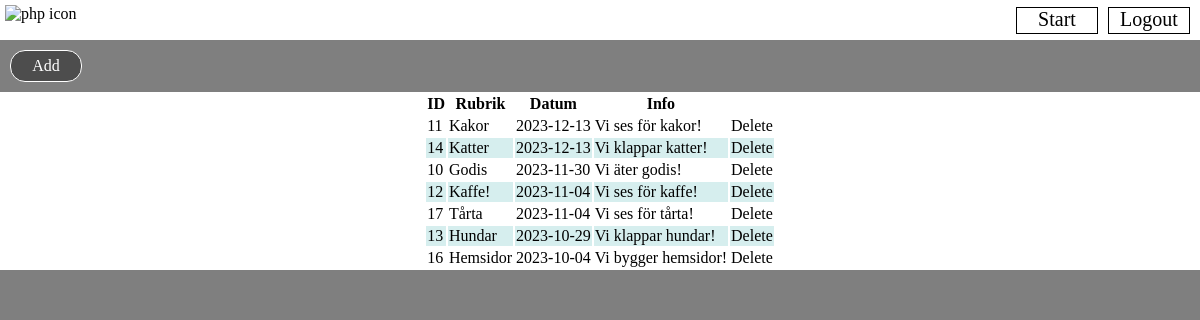
The page / (signed in) on the database its author committed.
### tables this page shows
CREATE TABLE "aktiviteter" (
	"id"	INTEGER UNIQUE,
	"rubrik"	TEXT,
	"datum"	INTEGER,
	"info"	TEXT,
	PRIMARY KEY("id" AUTOINCREMENT)
);

### index.php (the view, shortened to what this page needs)
<!DOCTYPE html>
<html lang="en">
<head>
    <link rel="stylesheet" href="./style.css" type="text/css">
</head>
<body>
<div class="navbar">
    <img src="https://upload.wikimedia.org/wikipedia/commons/e/ec/Community_2009_logo.svg" alt="php icon">
    <div class="menuLinks">
        <?php
            echo "<a href='start.php'>Start</a>";
            if (isset($_SESSION["login"]) == "true"){
                echo "<a href='logout.php'>Logout</a>";
            } else {
                echo "<a href='login.php'>Login</a>";
            }
        ?>
    </div>
</div>
<?php
	if (isset($_SESSION["login"]) == "true"){
			echo "
			<div class='button' style='border: 1px solid white'>
    		<a href='add.php'>Add</a>
			</div>";
	}
?>
<div class='indexList'>
    <table >
    	<thead>
			<?php
			if (isset($_SESSION["login"]) == "true"){
				echo "
				<th>ID</th>
				<th>Rubrik</th>
				<th>Datum</th>
				<th>Info</th>
				";
			}
			?>
    	</thead>
    	<tbody>
    		<?php
				if (isset($_SESSION["login"]) == "true"){
					include 'dbconfig.php';
					$sql = "SELECT id, * FROM aktiviteter ORDER BY datum DESC";
					$query = $db->query($sql);
					while($row = $query->fetchArray()){
						echo "
							<tr >
								<td>".$row['id']."</td>
								<td>".$row['rubrik']."</td>
								<td>".$row['datum']."</td>
								<td>".$row['info']."</td>
								<td>
									<a class='indexDelete' href='delete.php?id=".$row['id']."'>Delete</a>
								</td>
							</tr>
						";
					}
				} else {
					echo "Please login to access this page!";
				}
    		?>
    	</tbody>
    </table>
	</div>
    </body>
    </html>

### style.css (style rules this page uses)
html { background-color: rgb(229, 242, 244); padding: 0; margin: 0; background-repeat:no-repeat; background-position: center center; background: linear-gradient( rgba(0, 0, 0, 0.5), rgba(0, 0, 0, 0.5) ), url(https://external-content.duckduckgo.com/iu/?u=https%3A%2F%2Fwww.sebaboston.com%2Fwp-content%2Fuploads%2F2021%2F01%2Fcommunity.jpg&f=1&nofb=1&ipt=9e6fa9bb72b9b94d8b9965298f652e9d8c65d325d31ef2a77d0786d7e746482e&ipo=images); }
body { padding: 0; margin: 0; }
.navbar { background-color: white; display: flex; justify-content: space-between; align-items: center; height: 40px; }
.navbar a { color: black; text-decoration: none; font-size: 20px; margin-right: 10px; width: 80px; height: 25px; border: 1px solid black; text-align: center; }
.navbar img { height: 30px; margin-left: 5px; }
.menuLinks { width: 230px; display: flex; justify-content: right; }
.button { width: 70px; height: 30px; background-color: rgb(77, 77, 77); margin: 10px; border: 1px solid rgb(0, 0, 0); text-align: center; border-radius: 15px; display: flex; justify-content: center; align-items: center; }
.button a { text-decoration: none; color: white; }
.indexList { display: flex; justify-content: center; scale: 1; background-color: white; }
tr:nth-child(even) { background-color: #D6EEEE; }
.indexDelete { text-decoration: none; color: black; }

### rows shown on the page
aktiviteter: id "11", rubrik "Kakor", datum "2023-12-13", info "Vi ses för kakor!"
aktiviteter: id "14", rubrik "Katter", datum "2023-12-13", info "Vi klappar katter!"
aktiviteter: id "10", rubrik "Godis", datum "2023-11-30", info "Vi äter godis!"
aktiviteter: id "12", rubrik "Kaffe!", datum "2023-11-04", info "Vi ses för kaffe!"
aktiviteter: id "17", rubrik "Tårta", datum "2023-11-04", info "Vi ses för tårta!"
aktiviteter: id "13", rubrik "Hundar", datum "2023-10-29", info "Vi klappar hundar!"
aktiviteter: id "16", rubrik "Hemsidor", datum "2023-10-04", info "Vi bygger hemsidor!"
